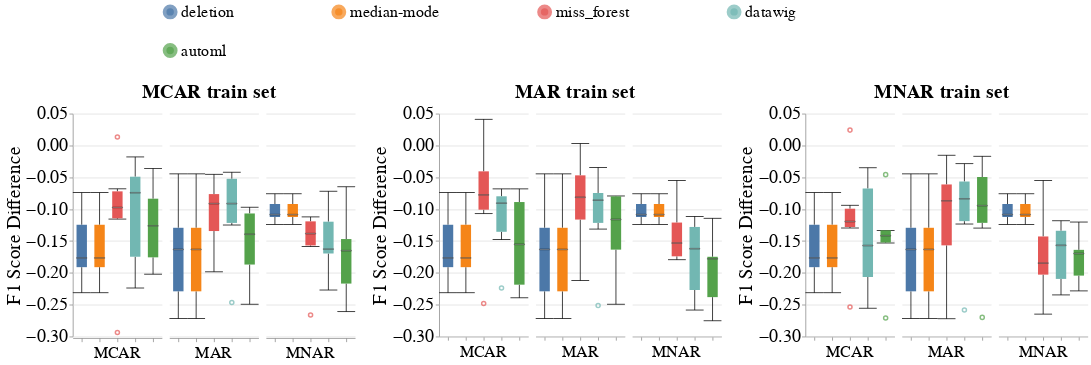

Notebook code cell kept with this figure:
### Code cell
# Categorical
create_box_plots_for_diff_imputers(dataset_name=DATASET_NAME,
                                   column_name='MAR',
                                   metric_name='f1_score',
                                   group=SENSITIVE_ATTR_FOR_DISPARITY_METRICS,
                                   db_client=db_client,
                                   without_dummy=True)
